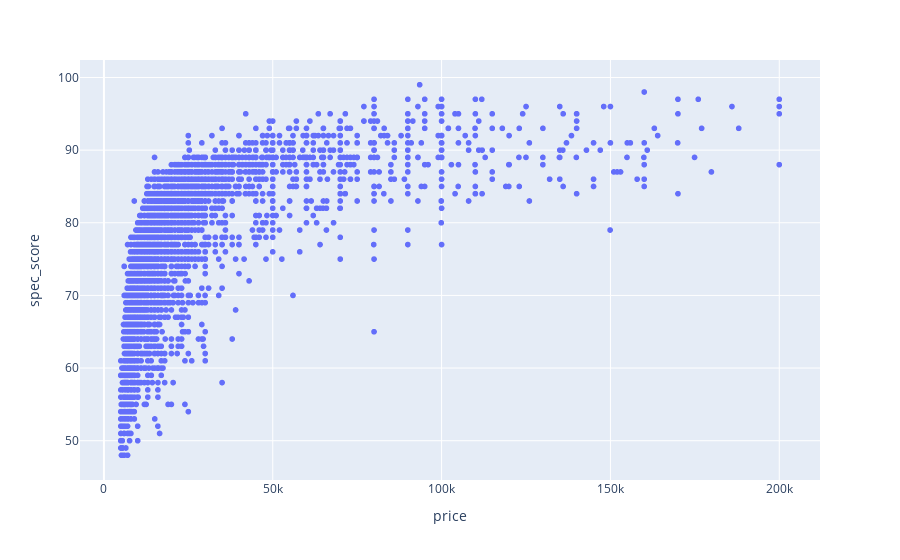

This figure's notebook cell:
### Markdown cell above
# Price Analysis & Comparisons

### Code cell
# price vs spec score
fig = px.scatter(
    df,
    x = 'price',
    y = 'spec_score'
)
fig.show()

# Insights
# Under ₹30,000, there's no strong correlation between price and spec score — some budget phones offer great value, while others underperform for their price.
# Spec score increases quickly as price increases from low to mid-range (up to ₹50,000), showing that spending more gives you better overall features early on.
# After a point (around ₹50,000+), the spec score starts to level off, meaning paying more doesn't always give much better features.
# Most smartphones with very high prices (₹100K+) have scores between 90–100, but some cheaper phones also reach high scores, showing there are value-for-money options.
# A few phones have lower spec scores despite high prices, which could be older models or phones with niche features not captured by spec_score.

### Figure 1 — Plotly figure (JSON) as saved in the notebook; plotly's stock layout.template omitted (floating-point values rounded to 4 significant figures; data arrays with more than 128 entries replaced by an {"elided": "..."} marker saying what was removed)
{"data": [{"hovertemplate": "price=%{x}<br>spec_score=%{y}<extra></extra>", "legendgroup": "", "marker": {"color": "#636efa", "symbol": "circle"}, "mode": "markers", "name": "", "showlegend": false, "type": "scattergl", "x": {"elided": "4056 int values"}, "xaxis": "x", "y": {"elided": "4056 int values"}, "yaxis": "y"}], "layout": {"autosize": true, "legend": {"tracegroupgap": 0}, "margin": {"t": 60}, "xaxis": {"anchor": "y", "autorange": true, "domain": [0, 1], "range": [-6815.0, 211800.0], "title": {"text": "price"}, "type": "linear"}, "yaxis": {"anchor": "x", "autorange": true, "domain": [0, 1], "range": [44.05, 102.9], "title": {"text": "spec_score"}, "type": "linear"}}}
